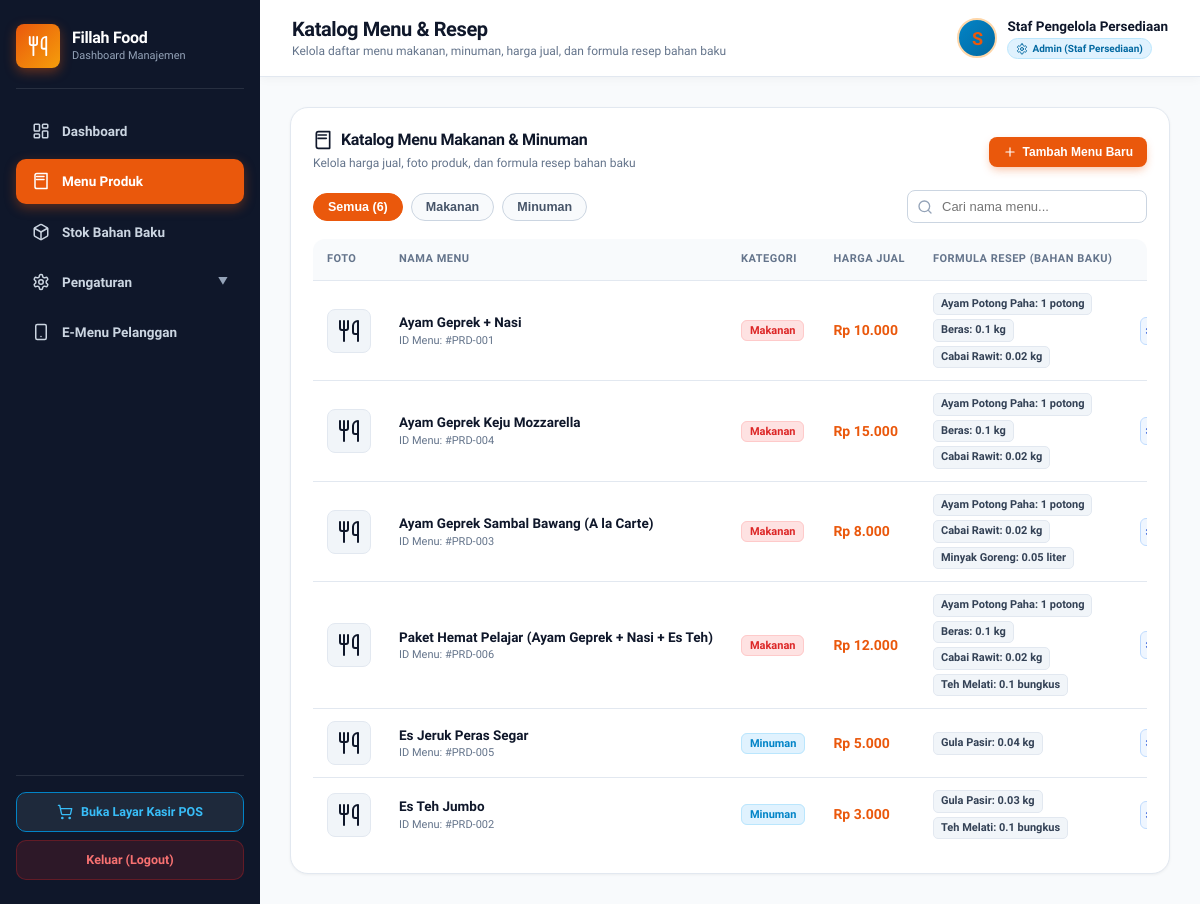
Page /admin.php?tab=produk (signed in) on the earlier database version.
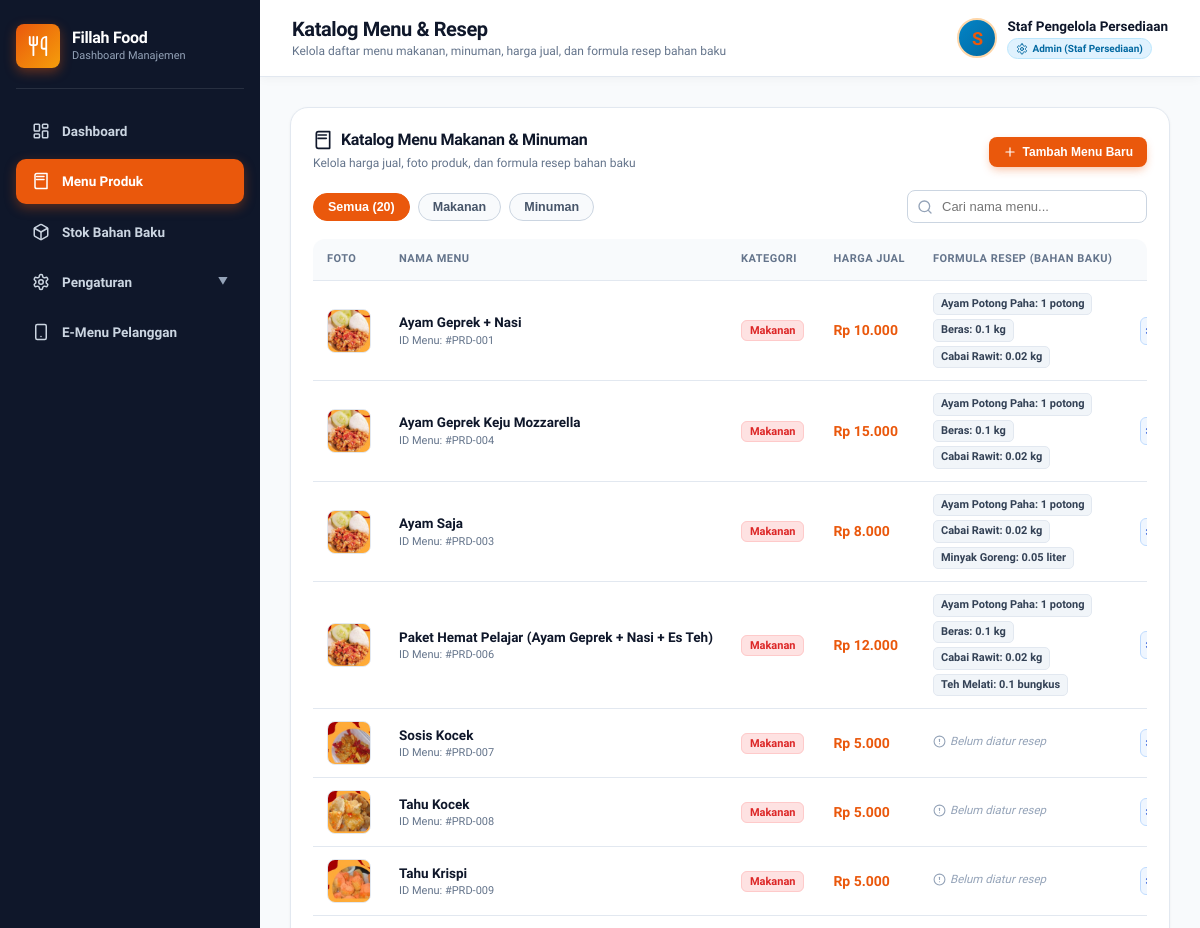
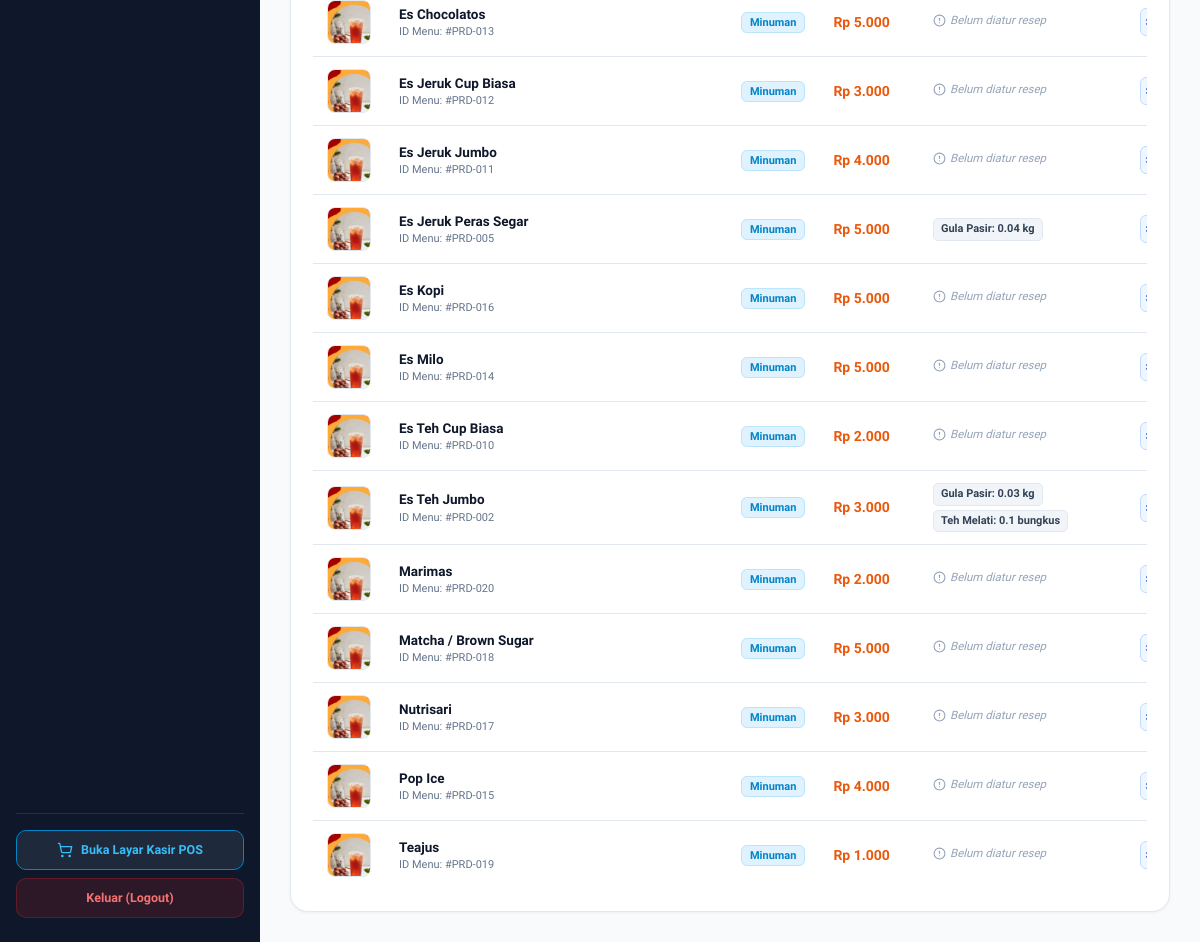
Same page on the later database version (2 pictures, top to bottom).
### tables this page shows
CREATE TABLE IF NOT EXISTS produk (
    id INT AUTO_INCREMENT PRIMARY KEY,
    nama_produk VARCHAR(100) NOT NULL,
    harga DECIMAL(10,2) NOT NULL,
    kategori ENUM('Makanan', 'Minuman') NOT NULL,
    gambar VARCHAR(255) NULL
);

CREATE TABLE IF NOT EXISTS resep (
    id INT AUTO_INCREMENT PRIMARY KEY,
    id_menu INT NOT NULL,
    id_bahan INT NOT NULL,
    jumlah_dibutuhkan DECIMAL(10,2) NOT NULL,
    FOREIGN KEY (id_menu) REFERENCES produk(id) ON DELETE CASCADE,
    FOREIGN KEY (id_bahan) REFERENCES bahan_baku(id) ON DELETE CASCADE
);

CREATE TABLE IF NOT EXISTS bahan_baku (
    id INT AUTO_INCREMENT PRIMARY KEY,
    nama_bahan VARCHAR(100) NOT NULL,
    stok DECIMAL(10,2) NOT NULL,
    satuan VARCHAR(20) NOT NULL,
    batas_minimum DECIMAL(10,2) NOT NULL,
    gambar VARCHAR(255) NULL
);

### admin.php (the view, shortened to what the changed rows need)
<?php
require_once 'config.php';
if (!function_exists('ui_icon')) {
    function ui_icon($name, $size = 16, $class = '', $style = '') {
        $style_attr = 'width:' . $size . 'px; height:' . $size . 'px; vertical-align: middle; flex-shrink: 0;' . $style;
        $class_attr = $class ? ' class="' . $class . '"' : '';
        return '<svg' . $class_attr . ' style="' . $style_attr . '"><use href="#icon-' . $name . '"></use></svg>';
    }
}
$tab_aktif = isset($_GET['tab']) ? trim($_GET['tab']) : 'dashboard';
$cnt_prod = $conn->query("SELECT COUNT(*) FROM produk");
if ($cnt_prod && ($row_p = $cnt_prod->fetch_row())) {
    if ($row_p[0] < 20) {
        $conn->query("INSERT INTO produk (id, nama_produk, harga, kategori, gambar) VALUES
            (1, 'Ayam Geprek + Nasi', 10000, 'Makanan', 'uploads/menu_ayam_geprek.png'),
            (2, 'Es Teh Jumbo', 3000, 'Minuman', 'uploads/menu_aneka_es.png'),
            (3, 'Ayam Saja', 8000, 'Makanan', 'uploads/menu_ayam_geprek.png'),
            (4, 'Ayam Geprek Keju Mozzarella', 15000, 'Makanan', 'uploads/menu_ayam_geprek.png'),
            (5, 'Es Jeruk Peras Segar', 5000, 'Minuman', 'uploads/menu_aneka_es.png'),
            (6, 'Paket Hemat Pelajar (Ayam Geprek + Nasi + Es Teh)', 12000, 'Makanan', 'uploads/menu_ayam_geprek.png'),
            (7, 'Sosis Kocek', 5000, 'Makanan', 'uploads/menu_sosis_kocek.png'),
            (8, 'Tahu Kocek', 5000, 'Makanan', 'uploads/menu_tahu_kocek.png'),
            (9, 'Tahu Krispi', 5000, 'Makanan', 'uploads/menu_tahu_krispi.png'),
            (10, 'Es Teh Cup Biasa', 2000, 'Minuman', 'uploads/menu_aneka_es.png'),
            (11, 'Es Jeruk Jumbo', 4000, 'Minuman', 'uploads/menu_aneka_es.png'),
            (12, 'Es Jeruk Cup Biasa', 3000, 'Minuman', 'uploads/menu_aneka_es.png'),
            (13, 'Es Chocolatos', 5000, 'Minuman', 'uploads/menu_aneka_es.png'),
            (14, 'Es Milo', 5000, 'Minuman', 'uploads/menu_aneka_es.png'),
            (15, 'Pop Ice', 4000, 'Minuman', 'uploads/menu_aneka_es.png'),
            (16, 'Es Kopi', 5000, 'Minuman', 'uploads/menu_aneka_es.png'),
            (17, 'Nutrisari', 3000, 'Minuman', 'uploads/menu_aneka_es.png'),
            (18, 'Matcha / Brown Sugar', 5000, 'Minuman', 'uploads/menu_aneka_es.png'),
            (19, 'Teajus', 1000, 'Minuman', 'uploads/menu_aneka_es.png'),
            (20, 'Marimas', 2000, 'Minuman', 'uploads/menu_aneka_es.png')
            ON DUPLICATE KEY UPDATE nama_produk=VALUES(nama_produk), harga=VALUES(harga), kategori=VALUES(kategori), gambar=VALUES(gambar)");
    }
    $conn->query("UPDATE produk SET gambar='uploads/menu_ayam_geprek.png' WHERE id IN (1, 3, 4, 6) AND (gambar IS NULL OR gambar = '')");
    $conn->query("UPDATE produk SET gambar='uploads/menu_aneka_es.png' WHERE id IN (2, 5) AND (gambar IS NULL OR gambar = '')");
    $conn->query("UPDATE produk SET nama_produk='Ayam Saja' WHERE id=3 AND nama_produk LIKE '%A la Carte%'");
}
$produk_list = [];
$res_produk = $conn->query("SELECT * FROM produk ORDER BY kategori ASC, nama_produk ASC");
if ($res_produk) {
    while ($p = $res_produk->fetch_assoc()) {
        $produk_list[] = $p;
    }
}
$resep_map = [];
$res_resep = $conn->query("
    SELECT r.id, r.id_menu, r.id_bahan, r.jumlah_dibutuhkan, b.nama_bahan, b.satuan
    FROM resep r
    JOIN bahan_baku b ON r.id_bahan = b.id
    ORDER BY b.nama_bahan ASC
");
if ($res_resep) {
    while ($r = $res_resep->fetch_assoc()) {
        $resep_map[$r['id_menu']][] = $r;
    }
}
?>
<!DOCTYPE html>
<html lang="id">
<head>
    <link rel="stylesheet" href="style.css">
</head>
<body>
    <aside class="sidebar">
        <div>
            <div class="brand-section">
                <div class="brand-brand-wrap">
                    <div class="brand-icon"><?php echo ui_icon("utensils", 22); ?></div>
                    <div class="brand-details">
                        <h2>Fillah Food</h2>
                    </div>
                </div>
            </div>
        </div>
    </aside>
    <div class="main-content">
        <header class="topbar">
            <div class="topbar-left">
                <div class="topbar-title">
                    <h1 id="topbar-page-title">
                        <?php
                            if ($tab_aktif === 'pengguna') echo 'Pengelolaan Pengguna';
                            elseif ($tab_aktif === 'peran') echo 'Peran & Hak Akses (RBAC)';
                            elseif ($tab_aktif === 'profil') echo 'Profil Saya';
                            elseif ($tab_aktif === 'produk') echo 'Katalog Menu & Resep';
                            elseif ($tab_aktif === 'stok') echo 'Persediaan Bahan Baku (Stok)';
                            else echo 'Dashboard Manajemen';
                        ?>
                    </h1>
                </div>
            </div>
        </header>
        <div class="content-body">
        <div id="view-produk" class="tab-view" style="<?php echo ($tab_aktif === 'produk') ? '' : 'display: none;'; ?>">
            <div class="panel-card">
                <div class="panel-header">
                    <div>
                        <h2><span><?php echo ui_icon("book", 20); ?></span> Katalog Menu Makanan & Minuman</h2>
                    </div>
                </div>
                <div class="filter-bar">
                    <div class="filter-pills">
                        <button type="button" class="filter-pill active" onclick="filterKategoriProduk('all', this)">Semua (<?php echo count($produk_list); ?>)</button>
                        <button type="button" class="filter-pill" onclick="filterKategoriProduk('Makanan', this)">Makanan</button>
                        <button type="button" class="filter-pill" onclick="filterKategoriProduk('Minuman', this)">Minuman</button>
                    </div>
                </div>
                <div class="table-responsive">
                    <table id="tabel-menu-produk">
                        <thead>
                            <tr>
                                <th style="width: 50px;">Foto</th>
                                <th>Nama Menu</th>
                                <th>Kategori</th>
                                <th>Harga Jual</th>
                                <th>Formula Resep (Bahan Baku)</th>
                                <th style="text-align: right;">Aksi</th>
                            </tr>
                        </thead>
                        <tbody>
                            <?php if (empty($produk_list)): ?>
                                <tr>
                                    <td colspan="6" style="text-align: center; color: var(--text-muted); padding: 30px;">
                                        Belum ada menu produk terdaftar. Klik <strong>"+ Tambah Menu Baru"</strong> untuk mulai mendaftarkan.
                                    </td>
                                </tr>
                            <?php else: ?>
                                <?php foreach ($produk_list as $p): ?>
                                    <tr class="baris-produk" data-kategori="<?php echo htmlspecialchars($p['kategori']); ?>">
                                        <td>
                                            <div class="item-thumb-box">
                                                <?php if (!empty($p['gambar']) && file_exists(__DIR__ . '/' . $p['gambar'])): ?>
                                                    <img src="<?php echo htmlspecialchars($p['gambar']); ?>" alt="<?php echo htmlspecialchars($p['nama_produk']); ?>">
                                                <?php else: ?>
                                                    <span><?php echo ($p['kategori'] === 'Minuman') ? ui_icon("utensils", 24) : ui_icon("utensils", 24); ?></span>
                                                <?php endif; ?>
                                            </div>
                                        </td>
                                        <td>
                                            <strong class="nama-produk-teks" style="font-size: 13.5px;"><?php echo htmlspecialchars($p['nama_produk']); ?></strong>
                                            <div style="font-size: 11px; color: var(--text-muted);">ID Menu: #PRD-<?php echo str_pad($p['id'], 3, '0', STR_PAD_LEFT); ?></div>
                                        </td>
                                        <td>
                                            <span class="<?php echo ($p['kategori'] === 'Minuman') ? 'badge-kat-minuman' : 'badge-kat-makanan'; ?>">
                                                <?php echo htmlspecialchars($p['kategori']); ?>
                                            </span>
                                        </td>
                                        <td>
                                            <span style="font-weight: 800; color: var(--primary); font-size: 14px;">
                                                Rp <?php echo number_format($p['harga'], 0, ',', '.'); ?>
                                            </span>
                                        </td>
                                        <td>
                                            <?php if (!empty($resep_map[$p['id']])): ?>
                                                <div class="resep-tag-list">
                                                    <?php foreach ($resep_map[$p['id']] as $item_r): ?>
                                                        <span class="resep-tag">
                                                            <?php echo htmlspecialchars($item_r['nama_bahan']); ?>:
                                                            <strong><?php echo rtrim(rtrim(number_format($item_r['jumlah_dibutuhkan'], 2, '.', ''), '0'), '.'); ?> <?php echo htmlspecialchars($item_r['satuan']); ?></strong>
                                                        </span>
                                                    <?php endforeach; ?>
                                                </div>
                                            <?php else: ?>
                                                <span style="font-size: 11.5px; color: #94a3b8; font-style: italic; display:inline-flex; align-items:center; gap:4px;"><?php echo ui_icon("alert", 13); ?> Belum diatur resep</span>
                                            <?php endif; ?>
                                        </td>
                                        <td style="text-align: right; white-space: nowrap;">
                                            <div style="display: inline-flex; align-items: center; gap: 5px; justify-content: flex-end;">
                                                <button type="button" class="btn-table-action btn-resep" onclick="bukaModalAturResep(<?php echo $p['id']; ?>, '<?php echo addslashes($p['nama_produk']); ?>')" title="Formula Resep Bahan">
                                                </button>
                                            </div>
                                        </td>
                                    </tr>
                                <?php endforeach; ?>
                            <?php endif; ?>
                        </tbody>
                    </table>
                </div>
            </div>
        </div>
        </div>
    </div>
</body>
</html>

Differences in the rows shown:
changed produk "Ayam Geprek + Nasi": gambar: picture added
changed produk "Ayam Geprek Keju Mozzarella": gambar: picture added
changed produk "003": gambar: picture added; nama_produk "Ayam Geprek Sambal Bawang (A la Carte)" → "Ayam Saja"
changed produk "Paket Hemat Pelajar (Ayam Geprek + Nasi + Es Teh)": gambar: picture added
added produk: gambar (picture), nama_produk "Sosis Kocek", id "007", kategori "Makanan", harga "5.000"
added produk: gambar (picture), nama_produk "Tahu Kocek", id "008", kategori "Makanan", harga "5.000"
added produk: gambar (picture), nama_produk "Tahu Krispi", id "009", kategori "Makanan", harga "5.000"
added produk: gambar (picture), nama_produk "Es Chocolatos", id "013", kategori "Minuman", harga "5.000"
added produk: gambar (picture), nama_produk "Es Jeruk Cup Biasa", id "012", kategori "Minuman", harga "3.000"
added produk: gambar (picture), nama_produk "Es Jeruk Jumbo", id "011", kategori "Minuman", harga "4.000"
changed produk "Es Jeruk Peras Segar": gambar: picture added
added produk: gambar (picture), nama_produk "Es Kopi", id "016", kategori "Minuman", harga "5.000"
added produk: gambar (picture), nama_produk "Es Milo", id "014", kategori "Minuman", harga "5.000"
added produk: gambar (picture), nama_produk "Es Teh Cup Biasa", id "010", kategori "Minuman", harga "2.000"
changed produk "Es Teh Jumbo": gambar: picture added
added produk: gambar (picture), nama_produk "Marimas", id "020", kategori "Minuman", harga "2.000"
added produk: gambar (picture), nama_produk "Matcha / Brown Sugar", id "018", kategori "Minuman", harga "5.000"
added produk: gambar (picture), nama_produk "Nutrisari", id "017", kategori "Minuman", harga "3.000"
added produk: gambar (picture), nama_produk "Pop Ice", id "015", kategori "Minuman", harga "4.000"
added produk: gambar (picture), nama_produk "Teajus", id "019", kategori "Minuman", harga "1.000"
Other differences:
count($produk_list): "6" → "20"
